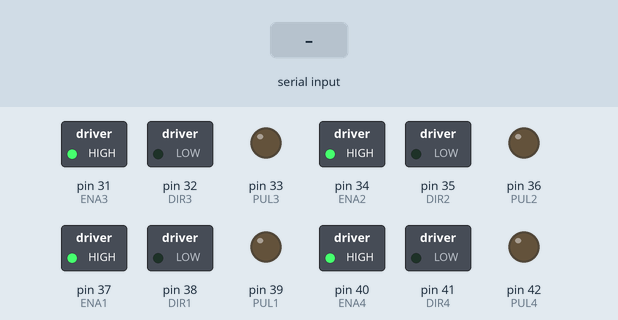
Recording of a sketch running on a simulated Arduino Mega 2560, built with avr-gcc and run on an emulated ATmega2560. Parts: switched loads named in the sketch (green lamp = pin HIGH), output pins drawn as LEDs (lit = HIGH). The test bench sets the inputs (shaded band). What the sketch prints to the serial monitor is not drawn.

Above: at 1.2 s.
1.3 s: "R,1\n" received over Serial
At 1.9 s:
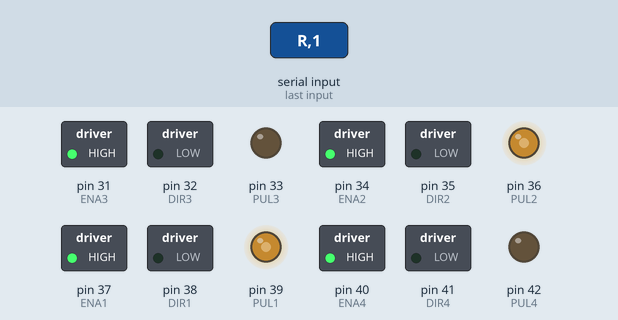
2.8 s: byte 76 ('L') received over Serial
At 3.1 s:
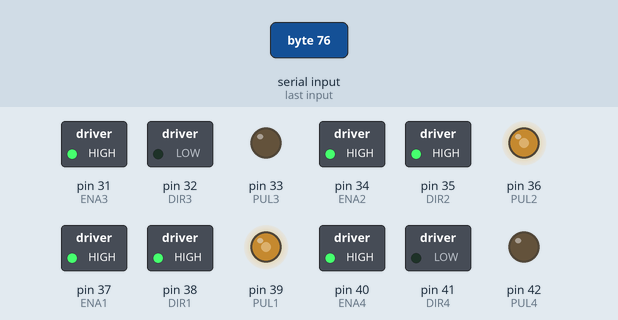
4.3 s: byte 83 ('S') received over Serial
At 4.6 s:
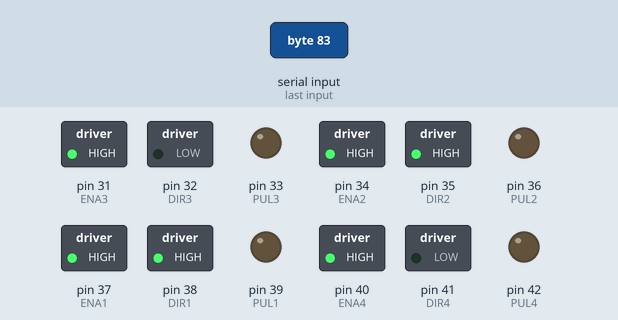
5.8 s: "1,90\n" received over Serial
At 6.9 s:
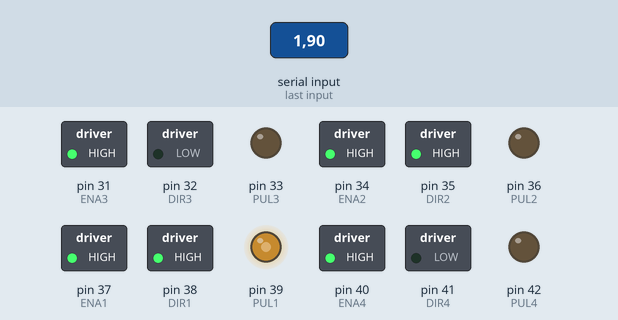
Timing chart, 0 to 20.2 s (numbered marks = the images above; inputs shaded):
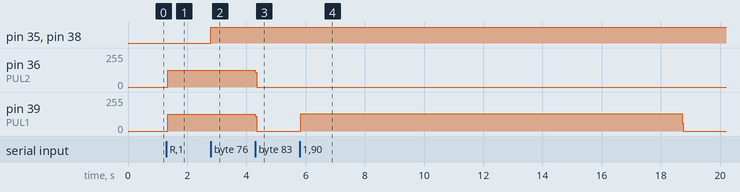

The sketch:

stepper_motor_test.ino
```cpp
// ==================== 腳位定義 ====================

// 第一顆馬達
const int PUL1 = 39;
const int DIR1 = 38;
const int ENA1 = 37;

// 第二顆馬達
const int PUL2 = 36;
const int DIR2 = 35;
const int ENA2 = 34;

// 第三顆馬達
const int PUL3 = 33;
const int DIR3 = 32;
const int ENA3 = 31;

// 第四顆馬達
const int PUL4 = 42;
const int DIR4 = 41;
const int ENA4 = 40;


// ==================== 控制參數 ====================

// 馬達旋轉一圈所需脈衝數
const long stepsPerRevolution = 51200;

// 每個脈衝的高、低電位時間
const unsigned int pulseDelayUs = 500;

// R、L 指令執行時間：1000 ms = 1 秒
const unsigned long continuousDurationMs = 10000;

// 連續運轉開始時間
unsigned long continuousStartTime = 0;

// 使用步數記錄目前理論位置
long currentSteps1 = 0;
long currentSteps2 = 0;
long currentSteps3 = 0;
long currentSteps4 = 0;

// 'L' = 左轉
// 'S' = 停止
char continuousMode = 'S';

// 馬達 1、2 在連續模式下的方向
int continuousDirection1 = 0;
int continuousDirection2 = 0;

// 串列輸入暫存
String serialBuffer = "";


// ==================== 初始化 ====================

void setup() {
  pinMode(PUL1, OUTPUT);
  pinMode(DIR1, OUTPUT);
  pinMode(ENA1, OUTPUT);

  pinMode(PUL2, OUTPUT);
  pinMode(DIR2, OUTPUT);
  pinMode(ENA2, OUTPUT);

  pinMode(PUL3, OUTPUT);
  pinMode(DIR3, OUTPUT);
  pinMode(ENA3, OUTPUT);

  pinMode(PUL4, OUTPUT);
  pinMode(DIR4, OUTPUT);
  pinMode(ENA4, OUTPUT);

  digitalWrite(PUL1, LOW);
  digitalWrite(PUL2, LOW);
  digitalWrite(PUL3, LOW);
  digitalWrite(PUL4, LOW);

  digitalWrite(ENA1, HIGH);
  digitalWrite(ENA2, HIGH);
  digitalWrite(ENA3, HIGH);
  digitalWrite(ENA4, HIGH);

  Serial.begin(115200);

  Serial.println("Arduino 已啟動");
  Serial.println("--------------------------------");
  Serial.println("角度控制：輸入 馬達編號,目標角度");
  Serial.println("例如：1,20 或 3,-90");
  Serial.println();
  Serial.println("R/r：馬達1正轉、馬達2反轉，執行1秒");
  Serial.println("L/l：馬達1反轉、馬達2正轉，執行1秒");
  Serial.println("S/s：立即停止馬達1、馬達2");
  Serial.println("--------------------------------");
}


// ==================== 主程式 ====================

void loop() {
  readSerialCommand();
  runContinuousMovement();
}


// ==================== 串列指令讀取 ====================

void readSerialCommand() {
  while (Serial.available() > 0) {
    char receivedChar = Serial.read();

    if (receivedChar == '\r') {
      continue;
    }

    // R、L、S 不需等待換行
    if (serialBuffer.length() == 0) {
      if (receivedChar == 'R' || receivedChar == 'r' ||
          receivedChar == 'L' || receivedChar == 'l' ||
          receivedChar == 'S' || receivedChar == 's') {

        processCommand(String(receivedChar));
        continue;
      }
    }

    if (receivedChar == '\n') {
      serialBuffer.trim();

      if (serialBuffer.length() > 0) {
        processCommand(serialBuffer);
      }

      serialBuffer = "";
    } else {
      serialBuffer += receivedChar;
    }
  }
}


// ==================== 指令處理 ====================

void processCommand(String input) {
  input.trim();

  if (input.length() == 0) {
    return;
  }

  if (input.equalsIgnoreCase("R")) {
    startRightMovement();
    return;
  }

  if (input.equalsIgnoreCase("L")) {
    startLeftMovement();
    return;
  }

  if (input.equalsIgnoreCase("S")) {
    stopContinuousMovement();
    return;
  }

  int commaIndex = input.indexOf(',');

  if (commaIndex == -1) {
    Serial.println("格式錯誤");
    Serial.println("請輸入例如：1,20 或 R、L、S");
    return;
  }

  String motorStr = input.substring(0, commaIndex);
  String angleStr = input.substring(commaIndex + 1);

  motorStr.trim();
  angleStr.trim();

  int motor = motorStr.toInt();
  float targetAngle = angleStr.toFloat();

  if (motor < 1 || motor > 4) {
    Serial.println("馬達編號錯誤，請輸入 1～4");
    return;
  }

  if (targetAngle < -360.0 || targetAngle > 360.0) {
    Serial.println("角度超出範圍，請輸入 -360～360 度");
    return;
  }

  // 執行角度控制前，停止連續旋轉
  if (continuousMode != 'S') {
    stopContinuousMovement();
  }

  switch (motor) {
    case 1:
      moveMotorToAngle(
        PUL1,
        DIR1,
        ENA1,
        currentSteps1,
        targetAngle,
        1
      );
      break;

    case 2:
      moveMotorToAngle(
        PUL2,
        DIR2,
        ENA2,
        currentSteps2,
        targetAngle,
        2
      );
      break;

    case 3:
      moveMotorToAngle(
        PUL3,
        DIR3,
        ENA3,
        currentSteps3,
        targetAngle,
        3
      );
      break;

    case 4:
      moveMotorToAngle(
        PUL4,
        DIR4,
        ENA4,
        currentSteps4,
        targetAngle,
        4
      );
      break;
  }
}


// ==================== R／L／S 控制 ====================

// R：馬達1正轉、馬達2反轉，執行1秒
void startRightMovement() {
  continuousMode = 'R';

  continuousDirection1 = 1;
  continuousDirection2 = -1;

  digitalWrite(PUL1, LOW);
  digitalWrite(PUL2, LOW);

  // 依照目前實際接線設定
  digitalWrite(DIR1, LOW);
  digitalWrite(DIR2, LOW);

  digitalWrite(ENA1, HIGH);
  digitalWrite(ENA2, HIGH);

  delayMicroseconds(10);

  // 記錄開始時間
  continuousStartTime = millis();

  Serial.println("R：馬達1正轉、馬達2反轉，開始執行1秒");
}


// L：馬達1反轉、馬達2正轉，執行1秒
void startLeftMovement() {
  continuousMode = 'L';

  continuousDirection1 = -1;
  continuousDirection2 = 1;

  digitalWrite(PUL1, LOW);
  digitalWrite(PUL2, LOW);

  // 依照目前實際接線設定
  digitalWrite(DIR1, HIGH);
  digitalWrite(DIR2, HIGH);

  digitalWrite(ENA1, HIGH);
  digitalWrite(ENA2, HIGH);

  delayMicroseconds(10);

  // 記錄開始時間
  continuousStartTime = millis();

  Serial.println("L：馬達1反轉、馬達2正轉，開始執行1秒");
}


// 停止發送脈衝
void stopContinuousMovement() {
  // 避免停止狀態重複輸出訊息
  if (continuousMode == 'S') {
    return;
  }

  continuousMode = 'S';

  continuousDirection1 = 0;
  continuousDirection2 = 0;

  digitalWrite(PUL1, LOW);
  digitalWrite(PUL2, LOW);

  // 停止後保持馬達鎖定
  digitalWrite(ENA1, HIGH);
  digitalWrite(ENA2, HIGH);

  Serial.println("S：馬達1、馬達2已停止");

  Serial.print("馬達1目前理論角度：");
  Serial.println(stepsToAngle(currentSteps1), 2);

  Serial.print("馬達2目前理論角度：");
  Serial.println(stepsToAngle(currentSteps2), 2);
}


// 連續輸出脈衝
void runContinuousMovement() {
  if (continuousMode == 'S') {
    return;
  }

  // 超過1秒後自動停止
  if (millis() - continuousStartTime >= continuousDurationMs) {
    Serial.println("1秒運轉時間結束");
    stopContinuousMovement();
    return;
  }

  digitalWrite(PUL1, HIGH);
  digitalWrite(PUL2, HIGH);

  delayMicroseconds(pulseDelayUs);

  digitalWrite(PUL1, LOW);
  digitalWrite(PUL2, LOW);

  delayMicroseconds(pulseDelayUs);

  currentSteps1 += continuousDirection1;
  currentSteps2 += continuousDirection2;
}


// ==================== 指定角度控制 ====================

void moveMotorToAngle(
  int pulPin,
  int dirPin,
  int enaPin,
  long &currentSteps,
  float targetAngle,
  int motorNumber
) {
  long targetSteps = angleToSteps(targetAngle);
  long stepDifference = targetSteps - currentSteps;

  if (stepDifference == 0) {
    Serial.print("馬達 ");
    Serial.print(motorNumber);
    Serial.println(" 已位於目標角度，無需移動");
    return;
  }

  if (stepDifference > 0) {
    digitalWrite(dirPin, HIGH);
  } else {
    digitalWrite(dirPin, LOW);
  }

  digitalWrite(enaPin, HIGH);
  digitalWrite(pulPin, LOW);

  delayMicroseconds(10);

  long stepsToMove = labs(stepDifference);

  for (long stepCount = 0; stepCount < stepsToMove; stepCount++) {
    digitalWrite(pulPin, HIGH);
    delayMicroseconds(pulseDelayUs);

    digitalWrite(pulPin, LOW);
    delayMicroseconds(pulseDelayUs);
  }

  currentSteps = targetSteps;

  Serial.print("馬達 ");
  Serial.print(motorNumber);
  Serial.print(" 已移動至角度：");
  Serial.println(stepsToAngle(currentSteps), 2);
}


// ==================== 單位換算 ====================

long angleToSteps(float angle) {
  return (long)(angle * stepsPerRevolution / 360.0);
}

float stepsToAngle(long steps) {
  return ((float)steps * 360.0) / stepsPerRevolution;
}
```

Measured:
- after the input at 1.3 s, pin 36 (PUL2), pin 39 (PUL1): 0/255 → 126/255 at once
- after the input at 2.8 s, pin 35 (DIR2), pin 38 (DIR1): LOW → HIGH at once
- after the input at 4.3 s, pin 36 (PUL2), pin 39 (PUL1): 126/255 → 0/255 at once
- after the input at 5.8 s, pin 39 (PUL1): 0/255 → 128/255 at once, → 0/255 12.9 s later
